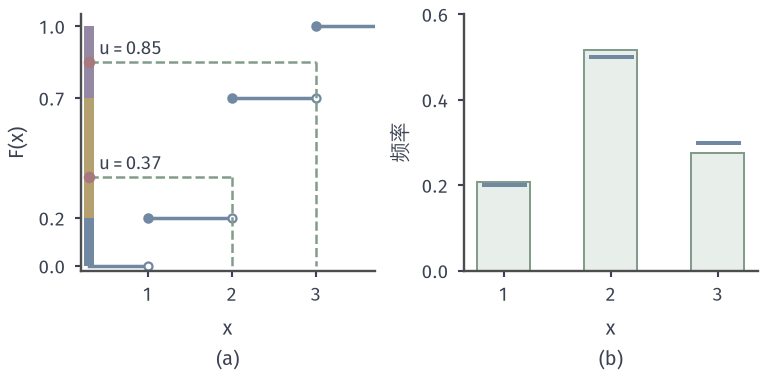

Write the Python code that produced this figure.
from pathlib import Path
import sys
ROOT = next(p for p in Path(__file__).resolve().parents if (p/"build.sh").is_file() and (p/"tex/book.tex").is_file())
sys.path.insert(0, str(ROOT/"figures/07-probability/08-sampling-and-integration/matplotlib/sgen-common"))
from sgen_common import *
# Target: inverse-quantile sampling of p = (0.2, 0.5, 0.3) on {1, 2, 3} via cumulative intervals.
# u = 0.37 lies in (0.2, 0.7] -> 2; u = 0.85 lies in (0.7, 1) -> 3.
# (b) relative frequencies of n = 1000 samples, numpy seed 11.
p = np.array([.2, .5, .3]); c = np.cumsum(p)
fig, (A, B) = figure(width_mm=108, height_mm=54, ncols=2)
style(A); style(B)
xs = [1, 2, 3]
A.plot([0.3, 1], [0, 0], color=BLUE, lw=1.4)
for k in range(3):
    right = xs[k+1] if k < 2 else 3.7
    A.plot([xs[k], right], [c[k], c[k]], color=BLUE, lw=1.4)
    A.plot([xs[k]], [c[k]], 'o', ms=3.2, color=BLUE)
    A.plot([xs[k]], [c[k]-p[k]], 'o', ms=3.2, mfc='white', mec=BLUE, mew=.9)
    A.plot([0.3, 0.3], [c[k]-p[k], c[k]], color=[BLUE, YELLOW, PURPLE][k], lw=4, solid_capstyle='butt')
for u, x in ((.37, 2), (.85, 3)):
    A.plot([0.3, x], [u, u], color=GREEN, lw=1.0, ls='--')
    A.plot([x, x], [u, 0], color=GREEN, lw=1.0, ls='--')
    A.plot([0.3], [u], 'o', ms=3.6, color=RED, zorder=6)
    A.text(0.42, u+0.03, f'$u={u}$', fontsize=7.5, color=INK)
A.set_xlim(0.2, 3.7); A.set_ylim(-0.02, 1.05)
A.set_xticks([1, 2, 3]); A.set_yticks([0, .2, .7, 1])
A.set_ylabel('$F(x)$'); sub(A, 'a', '$x$')
rng = np.random.default_rng(11)
U = rng.random(1000)
X = 1+np.searchsorted(c, U, side='left')
freq = np.array([(X == k).mean() for k in xs])
B.bar(xs, freq, width=.5, color=GREEN_FILL, edgecolor=GREEN, lw=.8)
B.plot(xs, p, '_', ms=18, mew=1.6, color=BLUE)
B.set_xticks(xs); B.set_ylim(0, .6); B.set_yticks([0, .2, .4, .6])
B.set_ylabel('频率'); sub(B, 'b', '$x$')
save(fig, HERE(__file__), 'figure', {'freq': freq.tolist(), 'n': 1000, 'seed': 11})
print(freq)
